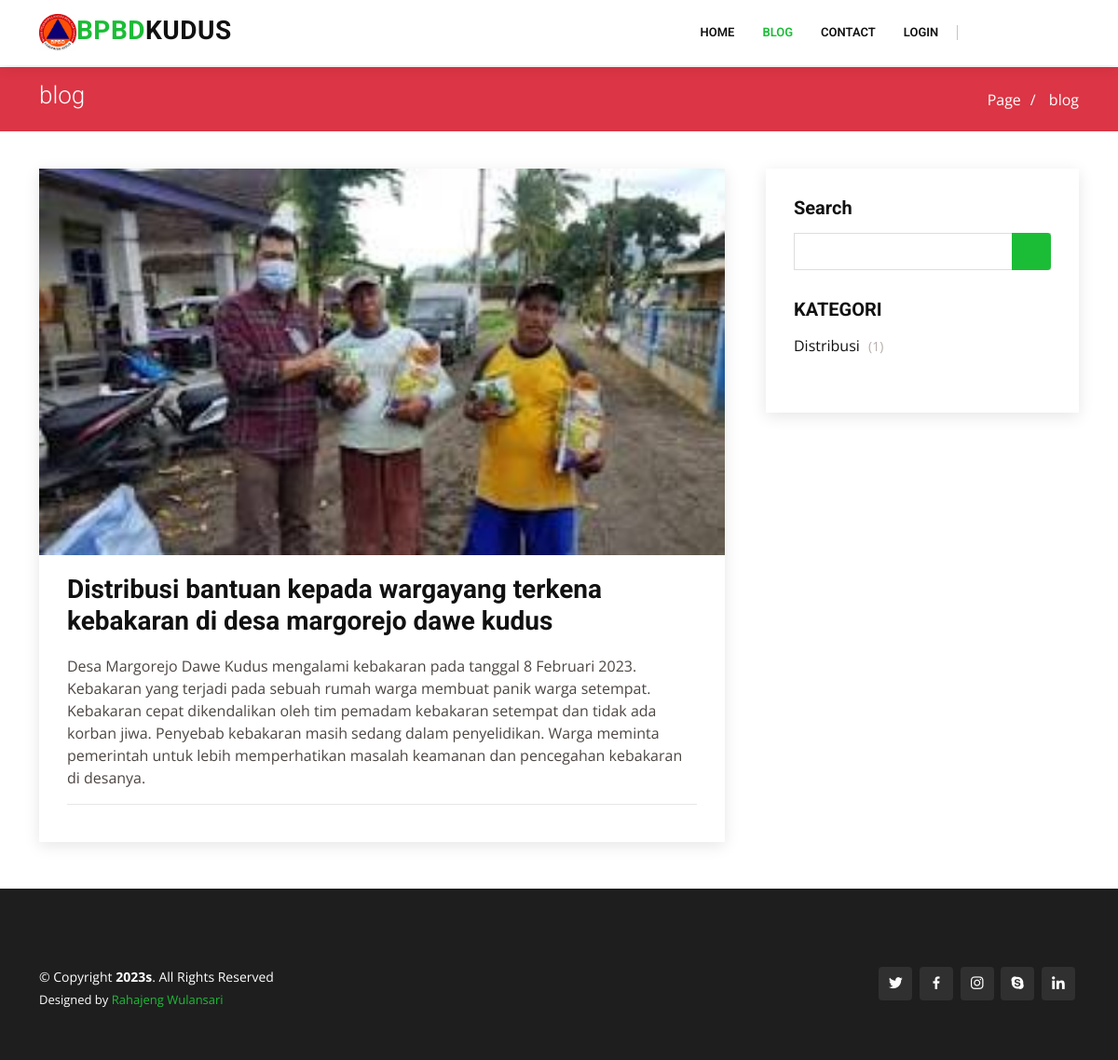
/?pages=blog_post&id=1, run on an earlier commit of the app's database.
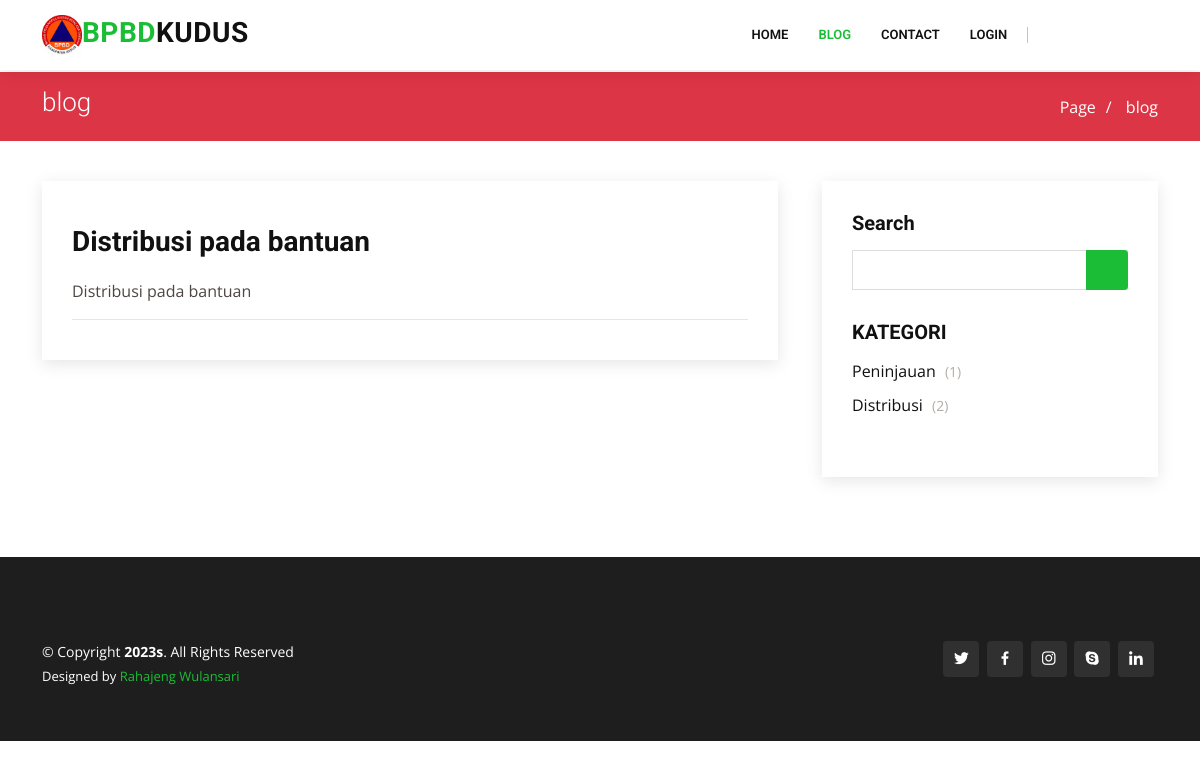
And on a later commit of the database.
### tables this page shows
CREATE TABLE `publikasi` (
  `id_publikasi` int(11) NOT NULL,
  `id_distribusi` int(11) DEFAULT NULL,
  `judul` varchar(255) DEFAULT NULL,
  `kutipan` varchar(255) DEFAULT NULL,
  `kategori` varchar(100) DEFAULT NULL,
  `isi` text DEFAULT NULL,
  `gambar` text DEFAULT NULL,
  `created_at` timestamp NULL DEFAULT NULL,
  `updated_at` timestamp NULL DEFAULT current_timestamp(),
  `tanggal_publikasi` date DEFAULT NULL
);

### config/config.php (called while the page is built, shortened)
<?php
class Config {
    public function TemplatePages($page){
        include "views/pages/templates/header.php";
        include "views/pages/templates/navbar.php";
        include "views/pages/templates/breadcrumb.php";
        include $page;
        include "views/pages/templates/footer.php";
    }
}

### function.php (called while the page is built, shortened)
<?php
function Querybanyak($query){
    $mysqli = new mysqli("localhost","root","","pengaduan-bpbd");
    return $mysqli->query($query);
}
function Querysatudata($query){
    $koneksi = mysqli_connect("localhost","root","","pengaduan-bpbd");
    $query_cek = mysqli_query($koneksi, $query);
    return mysqli_fetch_array($query_cek, MYSQLI_BOTH);
}
function NumRows($query){
    $koneksi = mysqli_connect("localhost","root","","pengaduan-bpbd");
    $cari = mysqli_query($koneksi, $query);
    $cek = mysqli_num_rows($cari);
    return $cek;
}

### views/pages/blog_single.php (the view, shortened to what this page needs)
   <?php
    $publikasi = Querysatudata("SELECT * FROM publikasi WHERE id_publikasi = ".$_GET["id"]."");
   ?>
    <section id="blog" class="blog">
      <div class="container" data-aos="fade-up">
        <div class="row">
          <div class="col-lg-8 entries">
          <article class="entry entry-single">
<div class="entry-img">
  <img src="gambar/publikasi/<?= $publikasi["gambar"] ?>" style="width: 100%;" alt="" class="img-fluid">
</div>
<h2 class="entry-title">
  <a href="blog-single.html"><?= $publikasi["judul"] ?></a>
</h2>
<div class="entry-content">
  <p><?= $publikasi["isi"] ?> </p>
</div>
<div class="entry-footer">
</div>
</article>
          </div>
          <div class="col-lg-4">
            <div class="sidebar">
              <h3 class="sidebar-title">Search</h3>
              <div class="sidebar-item search-form">
              <form action="" method="GET">
                  <input type="text" name="search">
                  <button type="submit"><i class="bi bi-search"></i></button>
                </form>
              </div>
              <h3 class="sidebar-title">KATEGORI</h3>
              <div class="sidebar-item categories">
                <ul>
                <?php
                    $new_publikasis = Querybanyak("SELECT * FROM publikasi GROUP BY kategori ORDER BY id_publikasi DESC");
                    foreach ($new_publikasis as $publikasi) {
                ?>
                    <li><a href="#"><?= $publikasi["kategori"] ?>
                    <?php $num_kategori = NumRows("SELECT * FROM publikasi WHERE kategori = '".$publikasi['kategori']."'"); ?>
                    <span>(<?= $num_kategori ?>)</span></a></li>
                <?php
                    }
                ?>
                </ul>
              </div>
          </div>
        </div>
      </div>
    </section>

What changed in the data, as far as the page shows it:
removed publikasi: gambar (picture), judul "Distribusi bantuan kepada wargayang terkena kebakaran di desa margorejo dawe kudus", isi "Desa Margorejo Dawe Kudus mengalami kebakaran pada tanggal 8 Februari 2023. Kebakaran yang terjadi pada sebuah rumah warga membuat panik warga setempat. Kebakaran cepat dikendalikan oleh tim pemadam kebakaran setempat dan tidak ada korban jiwa. Penyebab kebakaran masih sedang dalam penyelidikan. Warga meminta pemerintah untuk lebih memperhatikan masalah keamanan dan pencegahan kebakaran di desanya.", kategori "Distribusi", num_kategori "1"
added publikasi: judul "Distribusi pada bantuan", isi "Distribusi pada bantuan", kategori "Distribusi", num_kategori "2"
added publikasi: kategori "Peninjauan", num_kategori "1"
